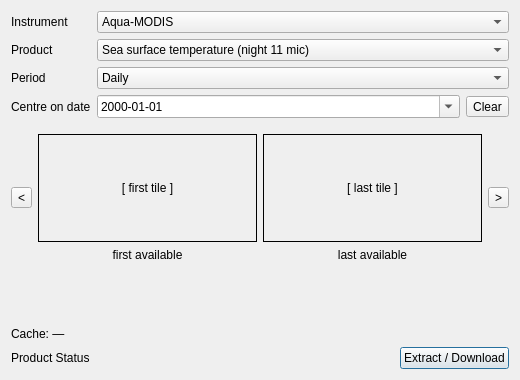
<?xml version="1.0" encoding="UTF-8"?>
<ui version="4.0">
 <class>OceanColorBrowserDialog</class>
 <widget class="QDialog" name="OceanColorBrowserDialog">
  <property name="geometry">
   <rect>
    <x>0</x>
    <y>0</y>
    <width>520</width>
    <height>380</height>
   </rect>
  </property>
  <property name="windowTitle">
   <string>Ocean Color Data Browser (experimental)</string>
  </property>
  <layout class="QVBoxLayout" name="mainLayout">
   <item>
    <layout class="QFormLayout" name="filterForm">
     <item row="0" column="0">
      <widget class="QLabel" name="labelInstrument">
       <property name="text">
        <string>Instrument</string>
       </property>
      </widget>
     </item>
     <item row="0" column="1">
      <widget class="QComboBox" name="comboInstrument">
       <item>
        <property name="text">
         <string>Aqua-MODIS</string>
        </property>
       </item>
       <item>
        <property name="text">
         <string>Terra-MODIS</string>
        </property>
       </item>
       <item>
        <property name="text">
         <string>SNPP-VIIRS</string>
        </property>
       </item>
       <item>
        <property name="text">
         <string>NOAA20-VIIRS</string>
        </property>
       </item>
       <item>
        <property name="text">
         <string>S3A-OLCI</string>
        </property>
       </item>
       <item>
        <property name="text">
         <string>S3B-OLCI</string>
        </property>
       </item>
      </widget>
     </item>
     <item row="1" column="0">
      <widget class="QLabel" name="labelProduct">
       <property name="text">
        <string>Product</string>
       </property>
      </widget>
     </item>
     <item row="1" column="1">
      <widget class="QComboBox" name="comboProduct">
       <item>
        <property name="text">
         <string>Sea surface temperature (night 11 mic)</string>
        </property>
       </item>
       <item>
        <property name="text">
         <string>Chlorophyll concentration</string>
        </property>
       </item>
      </widget>
     </item>
     <item row="2" column="0">
      <widget class="QLabel" name="labelPeriod">
       <property name="text">
        <string>Period</string>
       </property>
      </widget>
     </item>
     <item row="2" column="1">
      <widget class="QComboBox" name="comboPeriod">
       <item>
        <property name="text">
         <string>Daily</string>
        </property>
       </item>
       <item>
        <property name="text">
         <string>8-Day</string>
        </property>
       </item>
       <item>
        <property name="text">
         <string>Monthly</string>
        </property>
       </item>
       <item>
        <property name="text">
         <string>Annual</string>
        </property>
       </item>
      </widget>
     </item>
     <item row="3" column="0">
      <widget class="QLabel" name="labelDateTime">
       <property name="text">
        <string>Centre on date</string>
       </property>
      </widget>
     </item>
     <item row="3" column="1">
      <layout class="QHBoxLayout" name="dateTimeLayout">
       <item>
        <widget class="QDateTimeEdit" name="editDateTime">
         <property name="sizePolicy">
          <sizepolicy hsizetype="Expanding" vsizetype="Fixed">
           <horstretch>1</horstretch>
           <verstretch>0</verstretch>
          </sizepolicy>
         </property>
         <property name="displayFormat">
          <string>yyyy-MM-dd</string>
         </property>
         <property name="calendarPopup">
          <bool>true</bool>
         </property>
         <property name="toolTip">
          <string>Pick a day from the calendar — the browser jumps to the composite containing it</string>
         </property>
        </widget>
       </item>
       <item>
        <widget class="QToolButton" name="btnClearDateTime">
         <property name="text">
          <string>Clear</string>
         </property>
        </widget>
       </item>
      </layout>
     </item>
    </layout>
   </item>
   <item>
    <spacer name="spacerAboveTile">
     <property name="orientation">
      <enum>Qt::Orientation::Vertical</enum>
     </property>
     <property name="sizeType">
      <enum>QSizePolicy::Policy::Fixed</enum>
     </property>
     <property name="sizeHint" stdset="0">
      <size>
       <width>1</width>
       <height>10</height>
      </size>
     </property>
    </spacer>
   </item>
   <item>
    <layout class="QHBoxLayout" name="tileLayout">
     <item>
      <widget class="QToolButton" name="btnPrev">
       <property name="text">
        <string>&lt;</string>
       </property>
      </widget>
     </item>
     <item>
      <layout class="QVBoxLayout" name="tileColumnFirst">
       <item>
        <widget class="QLabel" name="labelTileFirst">
         <property name="sizePolicy">
          <sizepolicy hsizetype="Expanding" vsizetype="Fixed">
           <horstretch>0</horstretch>
           <verstretch>0</verstretch>
          </sizepolicy>
         </property>
         <property name="minimumSize">
          <size>
           <width>210</width>
           <height>108</height>
          </size>
         </property>
         <property name="maximumSize">
          <size>
           <width>16777215</width>
           <height>108</height>
          </size>
         </property>
         <property name="frameShape">
          <enum>QFrame::Shape::Box</enum>
         </property>
         <property name="text">
          <string>[ first tile ]</string>
         </property>
         <property name="alignment">
          <set>Qt::AlignmentFlag::AlignCenter</set>
         </property>
        </widget>
       </item>
       <item>
        <widget class="QLabel" name="labelTileFirstCaption">
         <property name="text">
          <string>first available</string>
         </property>
         <property name="alignment">
          <set>Qt::AlignmentFlag::AlignCenter</set>
         </property>
        </widget>
       </item>
      </layout>
     </item>
     <item>
      <layout class="QVBoxLayout" name="tileColumnLast">
       <item>
        <widget class="QLabel" name="labelTileLast">
         <property name="sizePolicy">
          <sizepolicy hsizetype="Expanding" vsizetype="Fixed">
           <horstretch>0</horstretch>
           <verstretch>0</verstretch>
          </sizepolicy>
         </property>
         <property name="minimumSize">
          <size>
           <width>210</width>
           <height>108</height>
          </size>
         </property>
         <property name="maximumSize">
          <size>
           <width>16777215</width>
           <height>108</height>
          </size>
         </property>
         <property name="frameShape">
          <enum>QFrame::Shape::Box</enum>
         </property>
         <property name="text">
          <string>[ last tile ]</string>
         </property>
         <property name="alignment">
          <set>Qt::AlignmentFlag::AlignCenter</set>
         </property>
        </widget>
       </item>
       <item>
        <widget class="QLabel" name="labelTileLastCaption">
         <property name="text">
          <string>last available</string>
         </property>
         <property name="alignment">
          <set>Qt::AlignmentFlag::AlignCenter</set>
         </property>
        </widget>
       </item>
      </layout>
     </item>
     <item>
      <widget class="QToolButton" name="btnNext">
       <property name="text">
        <string>&gt;</string>
       </property>
      </widget>
     </item>
    </layout>
   </item>
   <item>
    <spacer name="mainSpacer">
     <property name="orientation">
      <enum>Qt::Orientation::Vertical</enum>
     </property>
     <property name="sizeHint" stdset="0">
      <size>
       <width>1</width>
       <height>1</height>
      </size>
     </property>
    </spacer>
   </item>
   <item>
    <widget class="QLabel" name="labelCache">
     <property name="text">
      <string>Cache: —</string>
     </property>
     <property name="wordWrap">
      <bool>true</bool>
     </property>
    </widget>
   </item>
   <item>
    <layout class="QHBoxLayout" name="bottomLayout">
     <item>
      <widget class="QLabel" name="labelStatus">
       <property name="sizePolicy">
        <sizepolicy hsizetype="Expanding" vsizetype="Preferred">
         <horstretch>1</horstretch>
         <verstretch>0</verstretch>
        </sizepolicy>
       </property>
       <property name="minimumSize">
        <size>
         <width>0</width>
         <height>0</height>
        </size>
       </property>
       <property name="text">
        <string>Product Status</string>
       </property>
       <property name="wordWrap">
        <bool>true</bool>
       </property>
      </widget>
     </item>
     <item>
      <widget class="QPushButton" name="btnDownload">
       <property name="sizePolicy">
        <sizepolicy hsizetype="Fixed" vsizetype="Fixed">
         <horstretch>0</horstretch>
         <verstretch>0</verstretch>
        </sizepolicy>
       </property>
       <property name="text">
        <string>Extract / Download</string>
       </property>
      </widget>
     </item>
    </layout>
   </item>
  </layout>
 </widget>
 <resources/>
 <connections/>
</ui>
